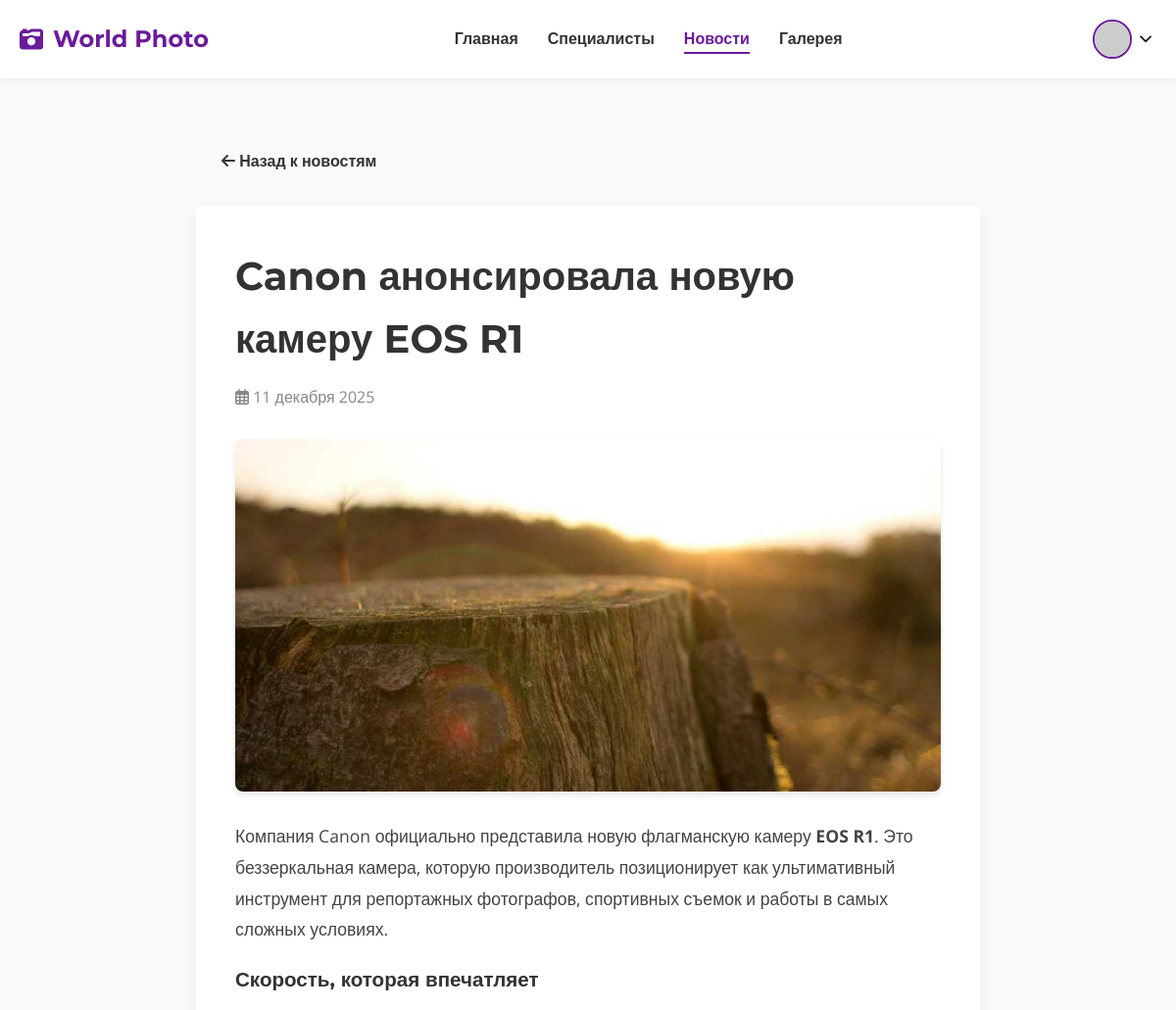
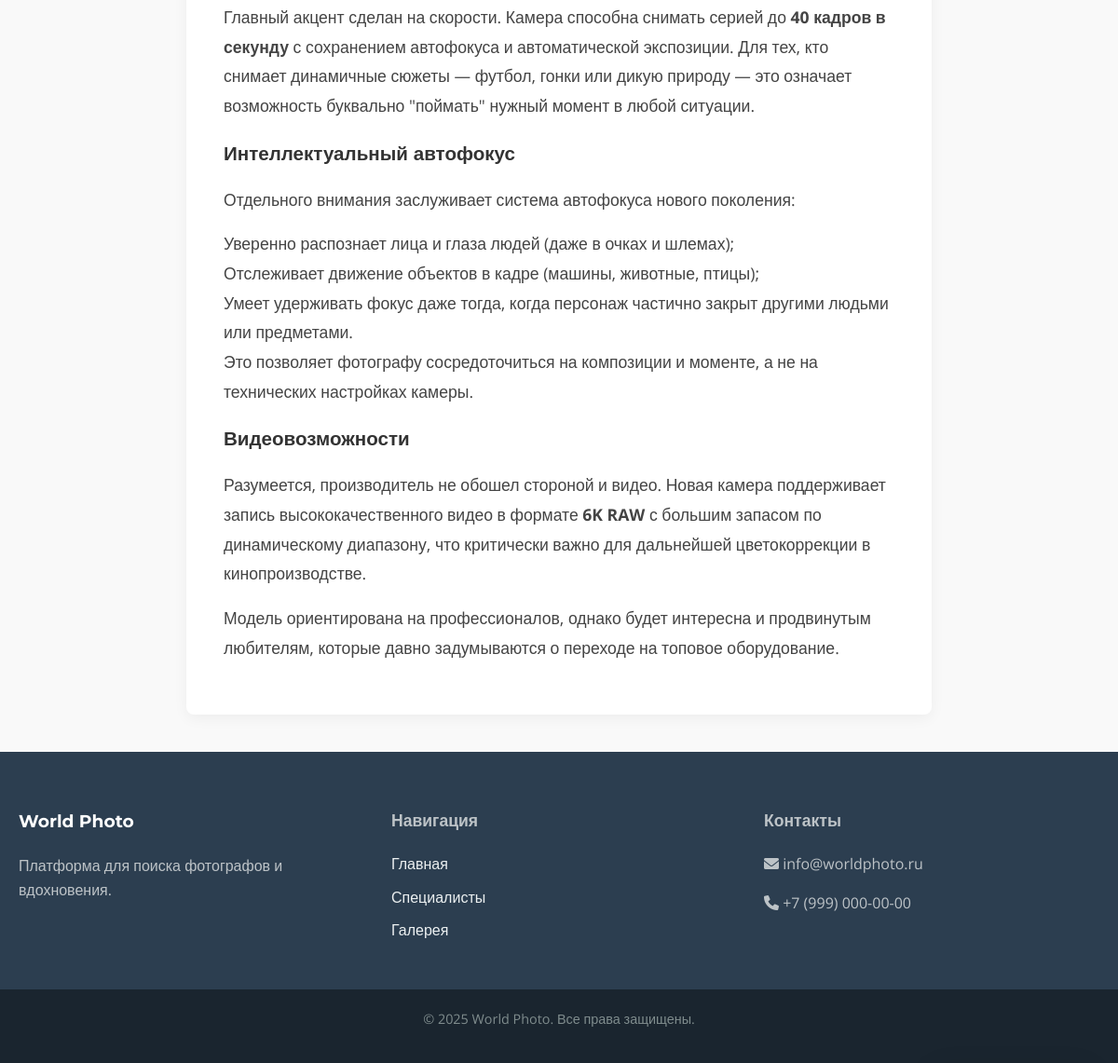
The app's page /users/news/2/ (signed in) with its own data (2 pictures, top to bottom).
### users/models.py (models this page shows, shortened)
class News(models.Model):
    title = models.CharField(max_length=200)
    content = models.TextField()
    image = models.ImageField(upload_to='news_images', blank=True)
    created_at = models.DateTimeField(auto_now_add=True)

### users/views.py (the view)
# urls.py: path('news/<int:pk>/', views.news_detail, name='news_detail'),
def news_detail(request, pk):
    news_item = get_object_or_404(News, pk=pk)
    return render(request, 'users/news_detail.html', {'news': news_item})

### users/templatetags/user_filters.py (called while the page is built)
@register.filter
def get_avatar_url(user):
    try:
        if hasattr(user, 'photographerprofile'):
            profile = user.photographerprofile
            if profile.profile_image:
                return profile.profile_image.url
    except Exception:
        pass
    try:
        if hasattr(user, 'clientprofile'):
            profile = user.clientprofile
            if profile.profile_image:
                return profile.profile_image.url
    except Exception:
        pass
    name = user.get_full_name() or user.username
    return f"https://ui-avatars.com/api/?name={name}&background=e0bbd8&color=fff"

### users/templates/users/news_detail.html
{% extends 'users/base.html' %}
{% block content %}
<div class="container">
    <div style="max-width: 800px; margin: 0 auto; padding-top: 20px;">
        <a href="{% url 'news' %}" class="btn btn-text" style="margin-bottom: 20px; display: inline-block;">
            <i class="fas fa-arrow-left"></i> Назад к новостям
        </a>
        <article style="background: white; padding: 40px; border-radius: 8px; box-shadow: 0 4px 15px rgba(0,0,0,0.05);">
            <h1 style="margin-bottom: 15px; font-size: 2.5rem; color: #333;">{{ news.title }}</h1>
            <p style="color: #888; margin-bottom: 30px; font-size: 1rem;">
                <i class="far fa-calendar-alt"></i> {{ news.created_at|date:"d E Y" }}
            </p>
            {% if news.image %}
                <img src="{{ news.image.url }}" alt="{{ news.title }}" style="width: 100%; max-height: 500px; object-fit: cover; border-radius: 8px; margin-bottom: 30px; box-shadow: 0 4px 6px rgba(0,0,0,0.1);">
            {% endif %}
            <div style="line-height: 1.8; font-size: 1.1rem; color: #444;" class="news-content">
                {{ news.content|safe }}
            </div>
        </article>
    </div>
</div>
{% endblock %}

### static/styles.css (style rules this page uses)
:root { --primary-color: #6a1b9a; --primary-hover: #4a148c; --secondary-color: #ff4081; --text-dark: #333333; --text-light: #666666; --bg-light: #f9f9f9; --white: #ffffff; --shadow-sm: 0 2px 5px rgba(0,0,0,0.05); --shadow-md: 0 5px 15px rgba(0,0,0,0.1); --shadow-lg: 0 10px 30px rgba(0,0,0,0.15); --radius-sm: 4px; --radius-md: 8px; --radius-lg: 16px; --font-main: 'Open Sans', sans-serif; --font-heading: 'Montserrat', sans-serif; --transition: all 0.3s ease; }
* { margin: 0; padding: 0; box-sizing: border-box; }
body { font-family: var(--font-main); color: var(--text-dark); line-height: 1.6; background-color: var(--bg-light); display: flex; flex-direction: column; min-height: 100vh; }
a { text-decoration: none; color: inherit; transition: var(--transition); }
ul { list-style: none; }
img { max-width: 100%; display: block; }
h1, h2, h3, h4, h5, h6 { font-family: var(--font-heading); color: var(--text-dark); margin-bottom: 1rem; font-weight: 700; }
p { margin-bottom: 1rem; }
.container { max-width: 1200px; margin: 0 auto; padding: 0 20px; }
.btn { display: inline-block; padding: 10px 24px; border-radius: 30px; font-weight: 600; text-align: center; cursor: pointer; border: 2px solid transparent; transition: var(--transition); }
.btn-text { background: none; color: var(--text-dark); }

### records on screen
News: title "Canon анонсировала новую камеру EOS R1", created_at "11 декабря 2025", image (picture), content "Компания Canon официально представила новую флагманскую камеру EOS R1 . Это беззеркальная камера, которую производитель позиционирует как ультимативный инструмент для репортажных фотографов, спортивных съемок и работы в самых сложных условиях. Скорость, которая впечатляет Главный акцент сделан на скорости. Камера способна снимать серией до 40 кадров в секунду с сохранением автофокуса и автоматической экспозиции. Для тех, кто снимает динамичные сюжеты — футбол, гонки или дикую природу — это означает возможность буквально \"поймать\" нужный момент в любой ситуации. Интеллектуальный автофокус Отдельного внимания заслуживает система автофокуса нового поколения: Уверенно распознает лица и глаза…"
